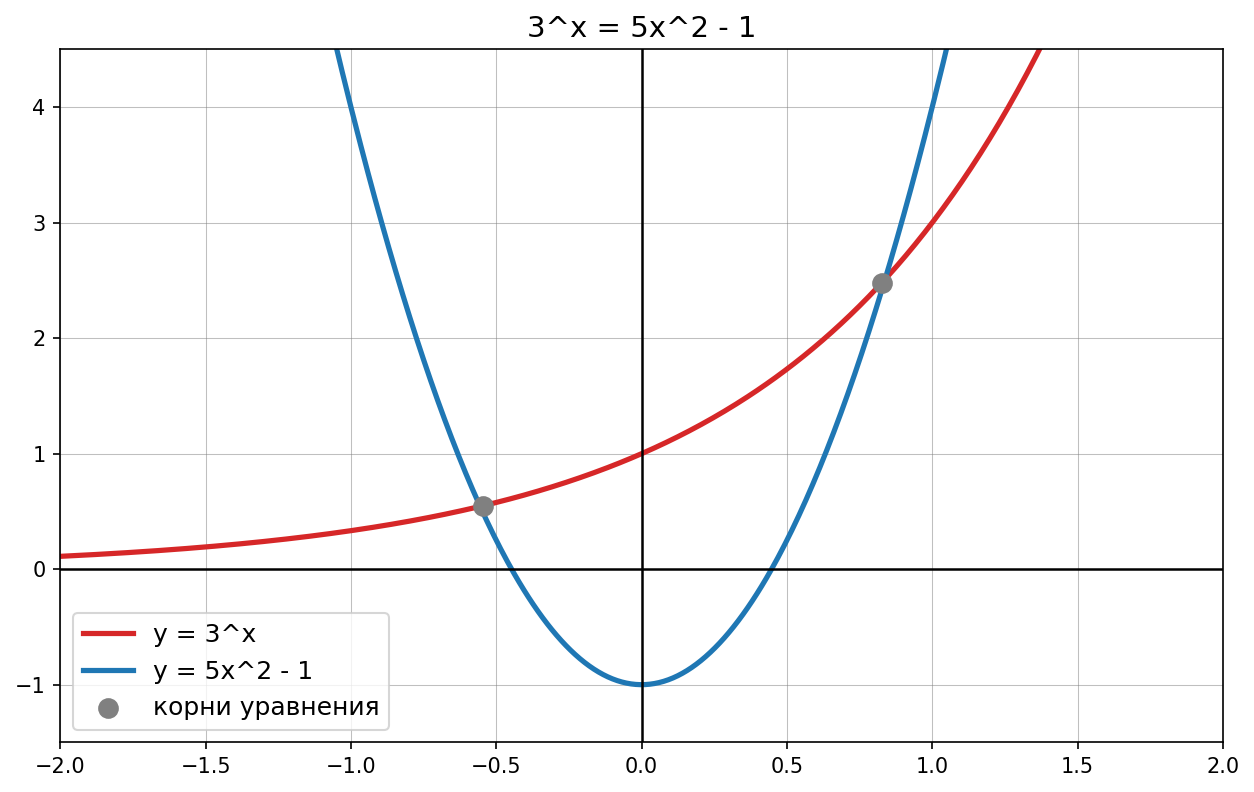

This figure's Python source:
import matplotlib.pyplot as plt
import numpy as np

def main():
    x = np.linspace(-2, 2, 500)
    y1 = 3**x
    y2 = 5 * x**2 - 1
    plt.figure(figsize=(10, 6))

    plt.plot(x, y1, label="y = 3^x", color="#d62728", linewidth=2.5)
    plt.plot(x, y2, label="y = 5x^2 - 1", color="#1f77b4", linewidth=2.5)

    plt.scatter([-0.547, 0.826], [3**-0.547, 3**0.826], 
                color='gray', s=80, zorder=5, label='корни уравнения')

    plt.axhline(0, color='black', linewidth=1.2)
    plt.axvline(0, color='black', linewidth=1.2)
    plt.grid(True, which='both', linestyle='-', linewidth=0.5, color='gray', alpha=0.5)

    plt.xlim(-2, 2)
    plt.ylim(-1.5, 4.5) 

    plt.legend(fontsize=12)
    plt.title("3^x = 5x^2 - 1", fontsize=14)

    out_png = 'graf.png'
    plt.savefig(out_png, dpi=150, bbox_inches='tight')
    plt.show()

if __name__ == "__main__":
    main()
